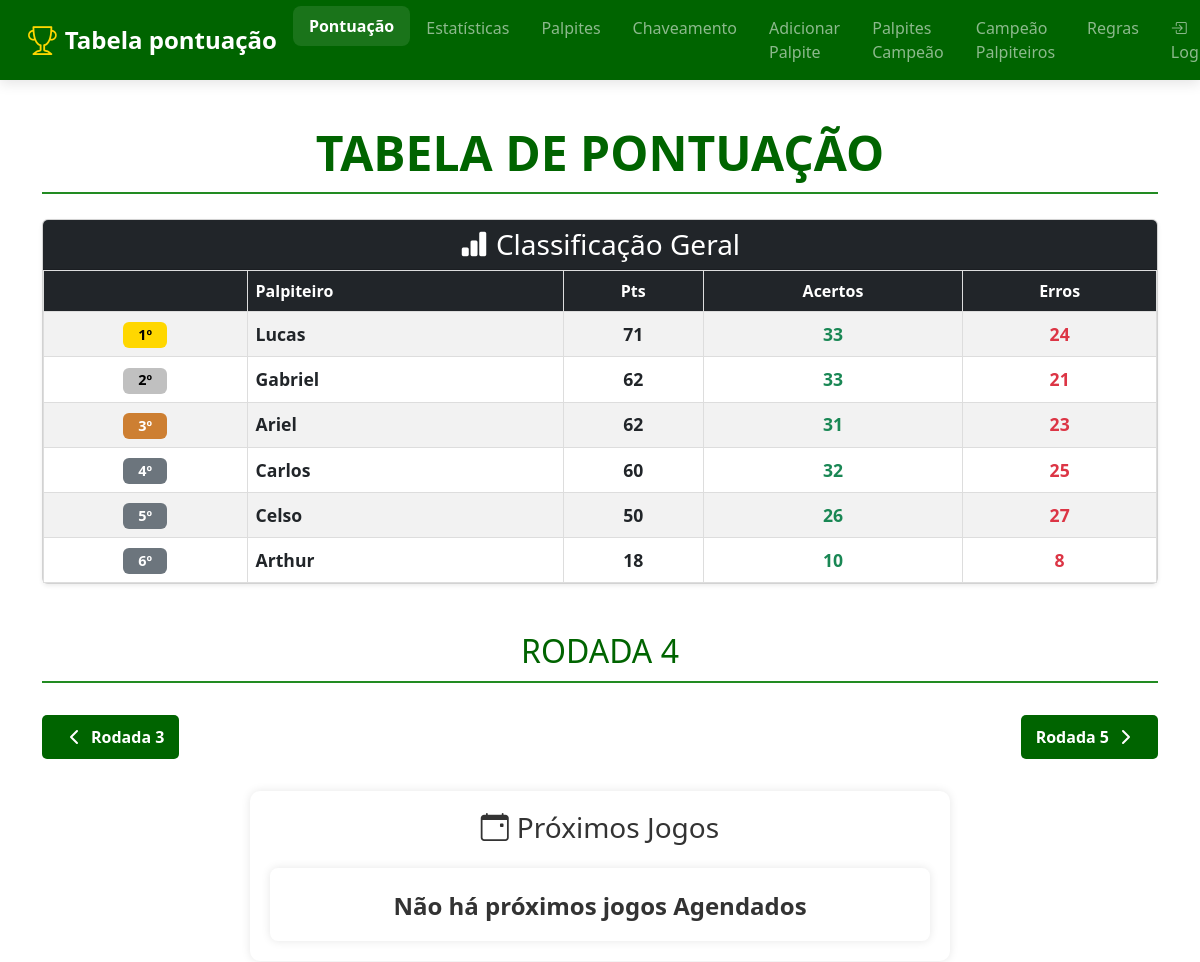
/?rodada=4 (upper part), run on an earlier commit of the app's database.
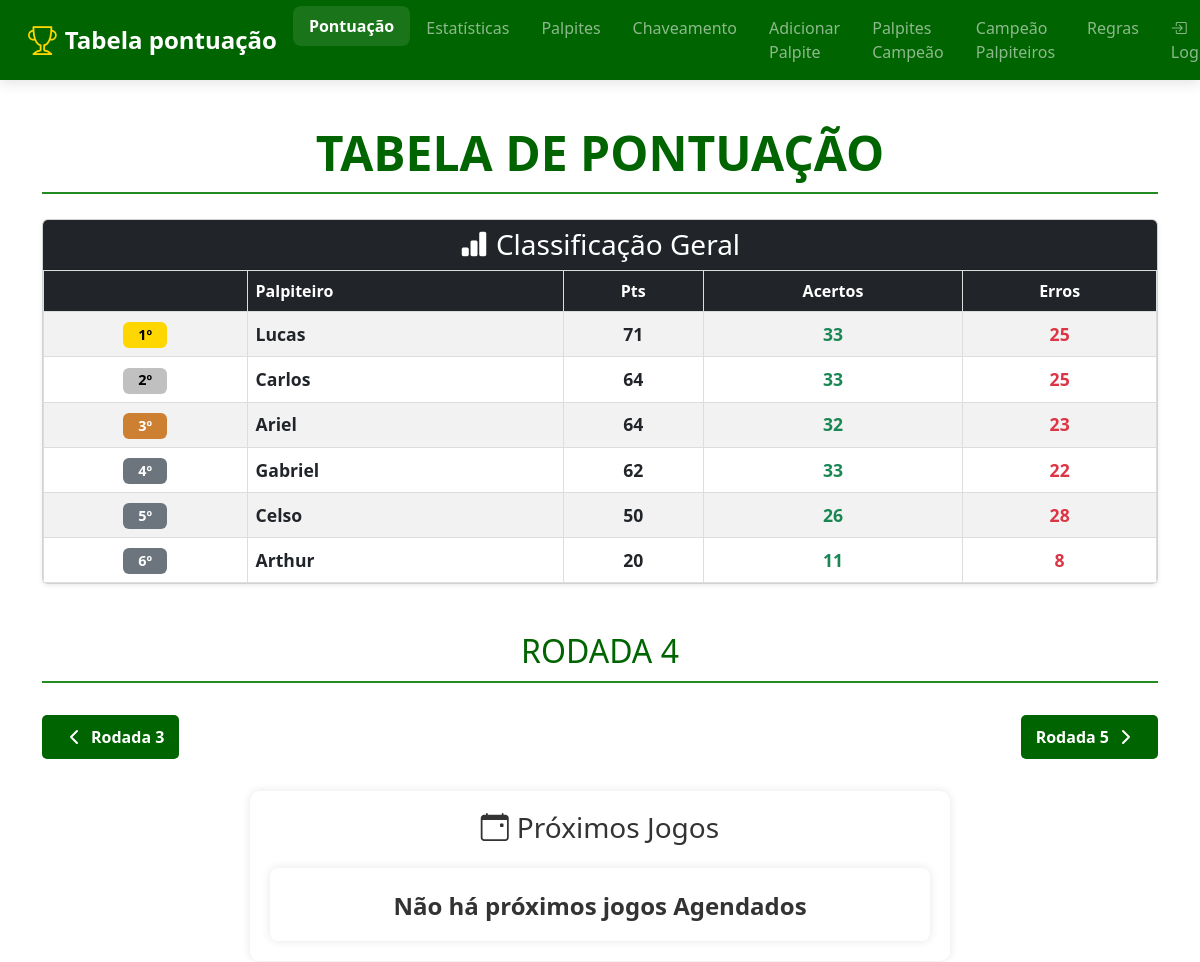
And on a later commit of the database.
### tables this page shows
CREATE TABLE pontuacao (
        id INTEGER PRIMARY KEY AUTOINCREMENT,
        posicao INTEGER,
        nome TEXT UNIQUE,
        pontos INTEGER DEFAULT 0,
        acertos INTEGER DEFAULT 0,
        erros INTEGER DEFAULT 0
    , pontos_bonus INTEGER DEFAULT 0);

### app.py (the view)
@app.route('/')
def index():
    conn = get_db() # MUDANÇA
    pontuacao = conn.execute('''
        SELECT nome, acertos, erros, pontos, pontos_bonus,
               (pontos + pontos_bonus) as total_pontos
        FROM pontuacao
        ORDER BY total_pontos DESC, acertos DESC
    ''').fetchall()
    agora = datetime.now()
    rodada_param = request.args.get('rodada', type=int)
    rodadas_disponiveis_rows = conn.execute("SELECT DISTINCT rodada FROM jogos ORDER BY rodada").fetchall()
    rodadas_disponiveis = [r['rodada'] for r in rodadas_disponiveis_rows]
    rodada_ativa = rodada_param if (rodada_param and rodada_param in rodadas_disponiveis) else (rodadas_disponiveis[-1] if rodadas_disponiveis else 1)
    print(f"\n[LOG - index]: Rodada ativa para exibição: {rodada_ativa}\n")
    rodada_index = rodadas_disponiveis.index(rodada_ativa) if rodada_ativa in rodadas_disponiveis else -1
    tem_proxima = rodada_index != -1 and rodada_index < len(rodadas_disponiveis) - 1
    tem_anterior = rodada_index > 0
    agora_str = agora.strftime('%Y-%m-%d %H:%M')
    jogos_futuros = conn.execute("SELECT * FROM jogos WHERE rodada = ? AND data_hora > ? ORDER BY data_hora ASC", (rodada_ativa, agora_str)).fetchall()
    jogos_passados = conn.execute("SELECT * FROM jogos WHERE rodada = ? AND data_hora <= ? ORDER BY data_hora DESC", (rodada_ativa, agora_str)).fetchall()
    return render_template('index.html',
        pontuacao=pontuacao,
        rodada_ativa=rodada_ativa,
        jogos_futuros=jogos_futuros,
        jogos_passados=jogos_passados,
        rodadas_disponiveis=rodadas_disponiveis,
        tem_proxima=tem_proxima,
        tem_anterior=tem_anterior,
        proxima_rodada=rodadas_disponiveis[rodada_index + 1] if tem_proxima else None,
        anterior_rodada=rodadas_disponiveis[rodada_index - 1] if tem_anterior else None
    )

### app.py (called while the page is built)
def get_db():
    if 'db' not in g:
        g.db = sqlite3.connect('palpites.db', timeout=10)
        g.db.row_factory = sqlite3.Row
    return g.db

### templates/index.html (shortened to what the changed rows need)
<!DOCTYPE html>
<html lang="pt">
<head>
    <link href="https://cdn.jsdelivr.net/npm/bootstrap@5.3.0/dist/css/bootstrap.min.css" rel="stylesheet">
    <link rel="stylesheet" href="https://cdn.jsdelivr.net/npm/bootstrap-icons@1.10.0/font/bootstrap-icons.css">
    <link rel="stylesheet" href="https://cdnjs.cloudflare.com/ajax/libs/font-awesome/6.5.2/css/all.min.css" />
    <link rel="stylesheet" href="{{ url_for('static', filename='style.css') }}">
</head>
<body>
    <main style="padding-top: 80px;">
        <div class="container py-4">
            <div class="text-center mb-4">
                <h1 class="display-5 fw-bold" style="color: #006400;">TABELA DE PONTUAÇÃO</h1>
            </div>
        <div class="card shadow-sm mb-5">
            <div class="card-body p-0">
                <div class="table-responsive">
                    <table class="table table-striped table-hover mb-0">
                        <thead class="table-dark">
                            <tr>
                                <th class="text-center"></th>
                                <th>Palpiteiro</th>
                                <th class="text-center">Pts</th>
                                <th class="text-center">Acertos</th>
                                <th class="text-center">Erros</th>
                            </tr>
                        </thead>
                        <tbody>
                            {% for jogador in pontuacao %}
                            <tr class="align-middle">
                                <td class="text-center">
                                    {% if loop.index == 1 %}
                                        <span class="badge bg-gold">{{ loop.index }}º</span>
                                    {% elif loop.index == 2 %}
                                        <span class="badge bg-silver">{{ loop.index }}º</span>
                                    {% elif loop.index == 3 %}
                                        <span class="badge bg-bronze">{{ loop.index }}º</span>
                                    {% else %}
                                        <span class="badge bg-secondary">{{ loop.index }}º</span>
                                    {% endif %}
                                </td>
                                <td>
                                    <div class="d-flex align-items-center">
                                        <strong class="player-name">{{ jogador.nome }}</strong>
                                    </div>
                                </td>
                                <td class="pri">{{ jogador.total_pontos }}</td>
                                <td class="text-center text-success fw-bold">{{ jogador.acertos }}</td>
                                <td class="text-center text-danger fw-bold">{{ jogador.erros }}</td>
                            </tr>
                            {% endfor %}
                        </tbody>
                    </table>
                </div>
            </div>
        </div>
        <h2>RODADA {{ rodada_ativa }}</h2>
        {% if jogos_passados %}
        <br>
        {% endif %}
        </div>
    </main>
</body>
</html>

What changed in the data, as far as the page shows it:
changed pontuacao "Lucas": erros "24" → "25"
changed pontuacao "Carlos": total_pontos "60" → "64"; acertos "32" → "33"; moves up the list
changed pontuacao "Ariel": total_pontos "62" → "64"; acertos "31" → "32"; moves down the list
changed pontuacao "Gabriel": erros "21" → "22"
changed pontuacao "Celso": erros "27" → "28"
changed pontuacao "Arthur": total_pontos "18" → "20"; acertos "10" → "11"
